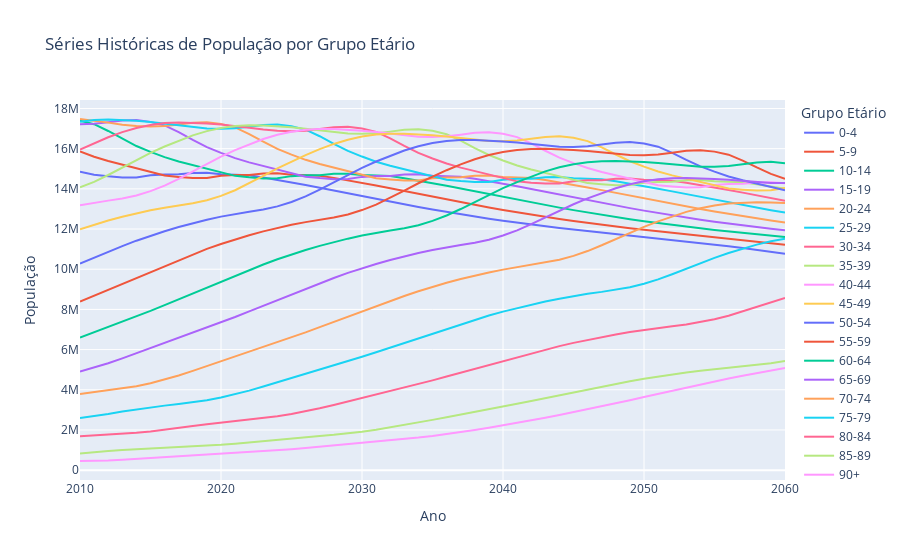

Here is the notebook cell this chart was saved with:
### Code cell
# Remove a linha "Total" para evitar duplicação no gráfico
df = populacao[populacao['GRUPO_ETARIO'] != 'Total']

# Define a coluna "GRUPO ETÁRIO" como o índice do DataFrame
df.set_index('GRUPO_ETARIO', inplace=True)

# Transpõe o DataFrame para que os anos sejam as colunas e os grupos etários sejam as linhas
df = df.T

# Cria um gráfico de linha para cada grupo etário
fig = go.Figure()
for coluna in df.columns:
    fig.add_trace(go.Scatter(x=df.index, y=df[coluna], mode='lines', name=coluna))

# Define o layout do gráfico
fig.update_layout(
    title='Séries Históricas de População por Grupo Etário',
    xaxis_title='Ano',
    yaxis_title='População',
    legend_title='Grupo Etário',
    hovermode='x',  # Ativa o modo de sobreposição para selecionar linhas com o cursor
)

# Mostra o gráfico
fig.show()
